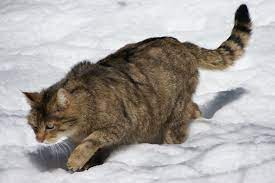
#> input picture Prototype Generation and Categorization Causality/code/Gaussian and Pet-fish Problem/cat.jpg, 275 x 183 px, given in place of pet.jpg, which was not available
$ python pet-fish_problem.py
#> lines starting #> are read from the running program, lines starting #| are printed output that depends on the picture; pictures that were not available may be replaced by others from this repository, and a replacement may not be noted
import numpy as np
import matplotlib.pyplot as plt
from matplotlib import image as mpimg
from scipy.stats import norm

x = np.arange(-3, 8, 0.01)

pet_mu = -1
pet_sigma = 1.2
typical_pet = np.arange(pet_mu-0.2, pet_mu+0.2, 0.01)

def pet_gaussian(domain):
    return norm.pdf(domain, loc=pet_mu, scale=pet_sigma)

fish_mu = 1
fish_sigma = 1.2
typical_fish = np.arange(fish_mu-0.2, fish_mu+0.2, 0.01)

def fish_gaussian(domain):
    return norm.pdf(domain, loc=fish_mu, scale=fish_sigma)


petFish_mu = 0
typical_petFish = np.arange(petFish_mu-0.2, petFish_mu+0.2, 0.01)

def petFish_gaussian(domain):
    return (pet_gaussian(domain) + fish_gaussian(domain)) / 2


fig, ax = plt.subplots()

plt.plot(x, pet_gaussian(x),
         label='Distribution of Concrete Pet Exemplars')
plt.fill_between(typical_pet, pet_gaussian(typical_pet), alpha=0.5,
                 label='Domain of ''Typical Pets''')

plt.plot(x, fish_gaussian(x),
         label='Distribution of Concrete Fish Exemplars')
plt.fill_between(typical_fish, fish_gaussian(typical_fish), alpha=0.5,
                 label='Domain of ''Typical Fish''')

plt.plot(x, petFish_gaussian(x), color='purple',
         label='Mixed Distribution of Concrete\nPet-fish Exemplars')
plt.fill_between(typical_petFish, petFish_gaussian(typical_petFish),
                 color='purple', alpha=0.5,
                 label='Domain of ''Typical Pet-fish''')

h, l = plt.gca().get_legend_handles_labels()
h[0], h[1], h[2], h[3], h[4], h[5] = h[0], h[3], h[1], h[4], h[2], h[5]
l[0], l[1], l[2], l[3], l[4], l[5] = l[0], l[3], l[1], l[4], l[2], l[5]

plt.title("1D Gaussian Mixture Modelling of the Pet-fish Problem")
plt.legend(h, l, prop={'size': 7})
plt.xlabel('Degrees of ''Possession'' of an Arbitrary Feature (in Arbitrary Units)')
plt.ylabel('Degree of Conceptual Category Membership\n(Probability Density)')

plt.ylim((0, 0.43))

pet = mpimg.imread('pet.jpg')
#> pet is the input picture: shape (183, 275, 3); mean R, G, B 170.3, 165.5, 162.5
newax = fig.add_axes([0.2,0.71,0.1,0.1], anchor='NE', zorder=1)
newax.axis('off')
newax.annotate('Prototypical\nPet: Dog', (0,0))
newax.imshow(pet)

petFish = mpimg.imread('petFish.jpg')
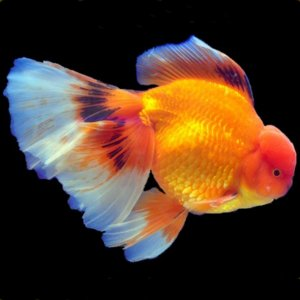
#> input picture Prototype Generation and Categorization Causality/code/Gaussian and Pet-fish Problem/petFish.jpg, 300 x 300 px
#> petFish is the input picture: shape (300, 300, 3); mean R, G, B 81.1, 56.5, 40
newax1 = fig.add_axes([0.285,0.54,0.1,0.1], anchor='NE', zorder=1)
newax1.axis('off')
newax1.annotate('Prototypical\nPet-fish: Goldfish', (0,0))
newax1.imshow(petFish)

fish = mpimg.imread('fish.png')
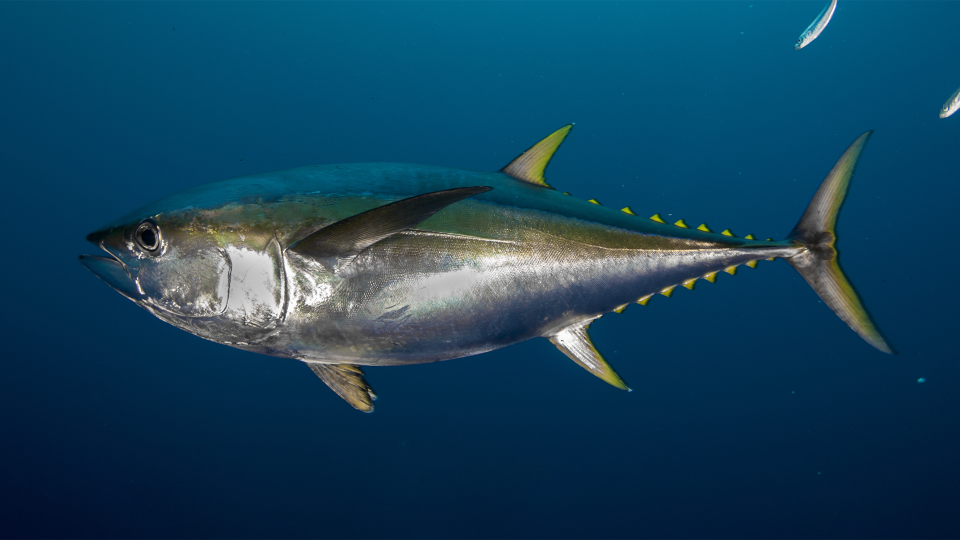
#> input picture Prototype Generation and Categorization Causality/code/Gaussian and Pet-fish Problem/fish.png, 1920 x 1080 px (shown at 1/2 size)
#> fish is the input picture: shape (1080, 1920, 4) float32; mean R, G, B, A 0.073, 0.259, 0.361, 1
newax = fig.add_axes([0.37,0.7,0.1,0.1], anchor='NE', zorder=1)
newax.axis('off')
newax.annotate('Prototypical\nFish: Tuna', (0,0))
newax.imshow(fish)

plt.savefig('pet-fish.png')
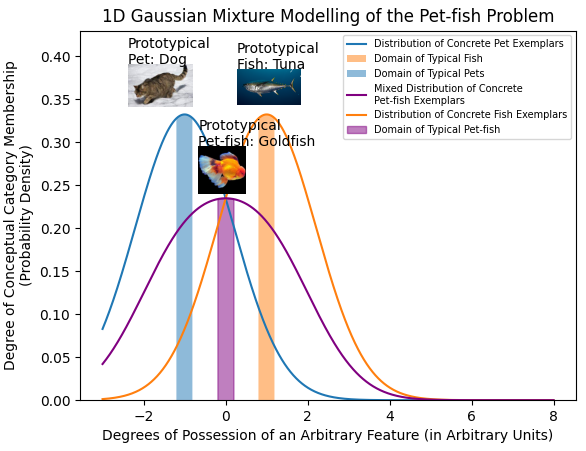
#> figure drawn by matplotlib, 4 panels; panel 1: curve peaks at x = -1, y = 0.332; panel 1: curve peaks at x = 1, y = 0.332; panel 1: curve peaks at x = -6.39e-14, y = 0.235
plt.show()
